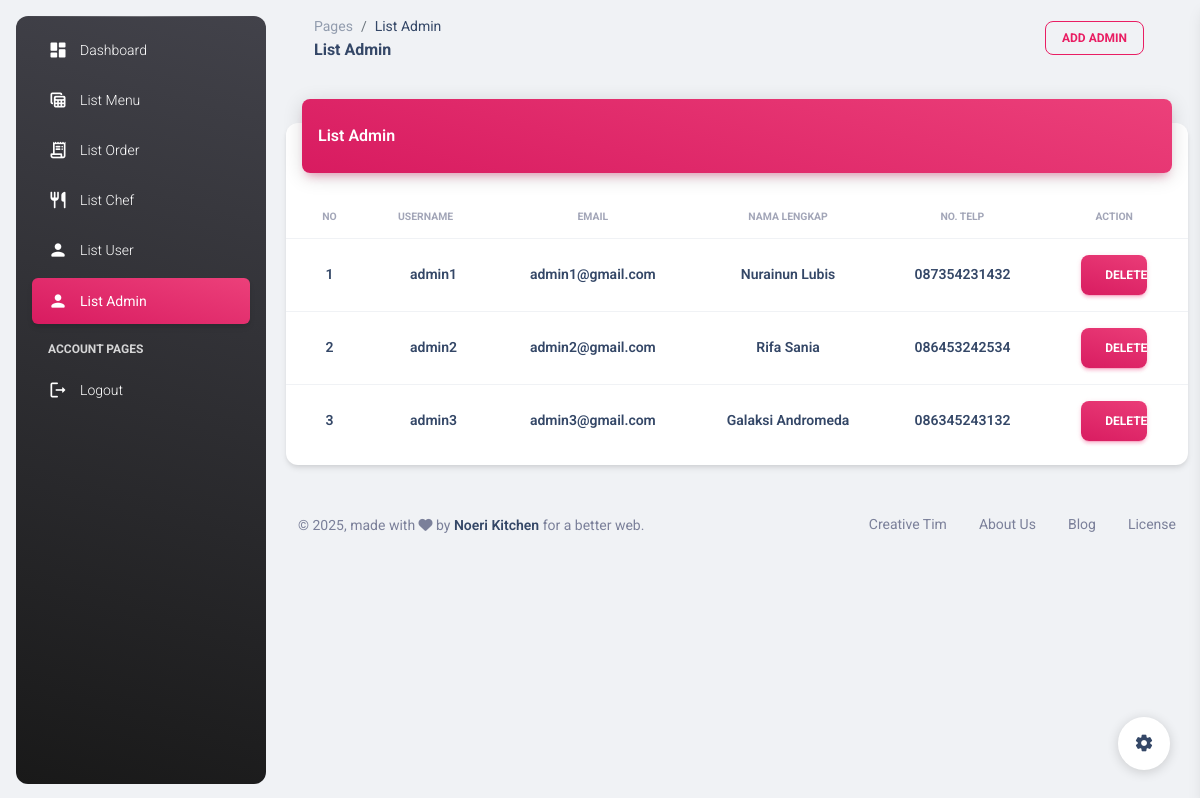
/index.php/C_Admin/ListAdmin, run on the app's committed database.
### tables this page shows
CREATE TABLE `t_user` (
  `id_user` int(11) NOT NULL,
  `usn_user` varchar(50) NOT NULL,
  `pass_user` varchar(50) NOT NULL,
  `email_user` varchar(50) NOT NULL,
  `nama_user` varchar(100) NOT NULL,
  `no_telp_user` varchar(15) NOT NULL,
  `id_role` int(11) NOT NULL
);

### application/controllers/C_Admin.php (called while the page is built, shortened)
<?php
class C_Admin extends CI_Controller {
    public function ListAdmin()
	{
		$data_admin = $this->M_ListUser->getAllAdmin();
		$temp['data'] = $data_admin;
		$this->load->view('V_ListAdmin.php', $temp);
	}
}

### index.php (called while the page is built, shortened)
<?php
require_once BASEPATH.'core/CodeIgniter.php';

### application/models/M_ListUser.php (called while the page is built, shortened)
<?php
class M_ListUser extends CI_Model {
    public function getAllAdmin()
    {
        $query = $this->db->query("SELECT * FROM t_user WHERE id_role = '2'");
        return $query->result();
    }
}

### application/views/V_ListAdmin.php (the view, shortened to what this page needs)
<!DOCTYPE html>
<html lang="en">
<head>
  <link href="<?php echo base_url()?>/assets/dashboard/assets/css/nucleo-icons.css" rel="stylesheet" />
  <link href="<?php echo base_url()?>/assets/dashboard/assets/css/nucleo-svg.css" rel="stylesheet" />
  <link id="pagestyle" href="<?php echo base_url()?>/assets/dashboard/assets/css/material-dashboard.css?v=3.1.0" rel="stylesheet" />
</head>
<body class="g-sidenav-show  bg-gray-200">
  <aside class="sidenav navbar navbar-vertical navbar-expand-xs border-0 border-radius-xl my-3 fixed-start ms-3   bg-gradient-dark" id="sidenav-main">
    <hr class="horizontal light mt-0 mb-2">
    <div class="collapse navbar-collapse  w-auto " id="sidenav-collapse-main">
      <ul class="navbar-nav">
        <li class="nav-item">
          <a class="nav-link text-white" href="<?php echo site_url('C_Admin/index')?>">
            <div class="text-white text-center me-2 d-flex align-items-center justify-content-center">
              <i class="material-icons opacity-10">dashboard</i>
            </div>
            <span class="nav-link-text ms-1">Dashboard</span>
          </a>
        </li>
        <li class="nav-item">
          <a class="nav-link text-white " href="<?php echo site_url('C_Admin/LinkMenuAdmin')?>">
            <div class="text-white text-center me-2 d-flex align-items-center justify-content-center">
              <i class="material-icons opacity-10">table_view</i>
            </div>
            <span class="nav-link-text ms-1">List Menu</span>
          </a>
        </li>
        <li class="nav-item">
          <a class="nav-link text-white " href="<?php echo site_url('C_Admin/LinkOrderAdmin')?>">
            <div class="text-white text-center me-2 d-flex align-items-center justify-content-center">
              <i class="material-icons opacity-10">receipt_long</i>
            </div>
            <span class="nav-link-text ms-1">List Order</span>
          </a>
        </li>
        <li class="nav-item">
          <a class="nav-link text-white " href="<?php echo site_url('C_Admin/LinkChefAdmin')?>">
            <div class="text-white text-center me-2 d-flex align-items-center justify-content-center">
              <i class="material-icons opacity-10">restaurant</i>
            </div>
            <span class="nav-link-text ms-1">List Chef</span>
          </a>
        </li>
        <li class="nav-item">
          <a class="nav-link text-white " href="<?php echo site_url('C_Admin/ListUser')?>">
            <div class="text-white text-center me-2 d-flex align-items-center justify-content-center">
            <i class="material-icons opacity-10">person</i>
            </div>
            <span class="nav-link-text ms-1">List User</span>
          </a>
        </li>
        <li class="nav-item">
          <a class="nav-link text-white active bg-gradient-primary" href="<?php echo site_url('C_Admin/ListAdmin')?>">
            <div class="text-white text-center me-2 d-flex align-items-center justify-content-center">
            <i class="material-icons opacity-10">person</i>
            </div>
            <span class="nav-link-text ms-1">List Admin</span>
          </a>
        </li>
        <li class="nav-item mt-3">
          <h6 class="ps-4 ms-2 text-uppercase text-xs text-white font-weight-bolder opacity-8">Account pages</h6>
        </li>
        <li class="nav-item">
          <a class="nav-link text-white " href="<?php echo site_url('C_Login/logout');?>">
            <div class="text-white text-center me-2 d-flex align-items-center justify-content-center">
              <i class="material-icons opacity-10">logout</i>
            </div>
            <span class="nav-link-text ms-1">Logout</span>
          </a>
        </li>
      </ul>
    </div>
  </aside>
  <main class="main-content position-relative max-height-vh-100 h-100 border-radius-lg ">
    <nav class="navbar navbar-main navbar-expand-lg px-0 mx-4 shadow-none border-radius-xl" id="navbarBlur" data-scroll="true">
      <div class="container-fluid py-1 px-3">
        <nav aria-label="breadcrumb">
          <ol class="breadcrumb bg-transparent mb-0 pb-0 pt-1 px-0 me-sm-6 me-5">
            <li class="breadcrumb-item text-sm"><a class="opacity-5 text-dark" href="javascript:;">Pages</a></li>
            <li class="breadcrumb-item text-sm text-dark active" aria-current="page">List Admin</li>
          </ol>
          <h6 class="font-weight-bolder mb-0">List Admin</h6>
        </nav>
        <div class="collapse navbar-collapse mt-sm-0 mt-2 me-md-0 me-sm-4" id="navbar">
          <ul class="navbar-nav  justify-content-end">
            <li class="nav-item d-flex align-items-center">
              <a class="btn btn-outline-primary btn-sm mb-0 me-3" href="<?php echo site_url('C_Admin/FormAddAdmin')?>">Add Admin</a>
            </li>
          </ul>
        </div>
      </div>
    </nav>
    <div class="container-fluid py-4">
      <div class="row">
        <div class="col-12">
          <div class="card my-4">
            <div class="card-header p-0 position-relative mt-n4 mx-3 z-index-2">
              <div class="bg-gradient-primary shadow-primary border-radius-lg pt-4 pb-3">
                <h6 class="text-white text-capitalize ps-3">List Admin</h6>
              </div>
            </div>
            <div class="card-body px-0 pb-2">
              <div class="table-responsive p-0">
                <table class="table align-items-center mb-0">
                  <thead>
                    <tr>
                      <th class="text-center text-uppercase text-secondary text-xxs font-weight-bolder opacity-7">No</th>
                      <th class="text-center text-uppercase text-secondary text-xxs font-weight-bolder opacity-7 ps-2">Username</th>
                      <th class="text-center text-uppercase text-secondary text-xxs font-weight-bolder opacity-7">Email</th>
                      <th class="text-center text-uppercase text-secondary text-xxs font-weight-bolder opacity-7">Nama Lengkap</th>
                      <th class="text-center text-uppercase text-secondary text-xxs font-weight-bolder opacity-7">No. Telp</th>
                      <th class="text-center text-uppercase text-secondary text-xxs font-weight-bolder opacity-7">Action</th>
                    </tr>
                  </thead>
                  <tbody>
                    <?php
                        $cacah = 1;
		    	        foreach($data as $row){
		            ?>
                    <tr>
                      <td class="align-middle text-center">
                        <h6 class="mb-0 text-sm"><?= $cacah ?></h6>
                      </td>
                      <td class="align-middle text-center text-sm">
                        <h6 class="mb-0 text-sm"><?= $row->usn_user; ?></h6>
                      </td>
                      <td class="align-middle text-center text-sm">
                        <h6 class="mb-0 text-sm"><?= $row->email_user; ?></h6>
                      </td>
                      <td class="align-middle text-center text-sm">
                        <h6 class="mb-0 text-sm"><?= $row->nama_user; ?></h6>
                      </td>
                      <td class="align-middle text-center">
                        <h6 class="mb-0 text-sm"><?= $row->no_telp_user; ?></h6>
                      </td>
                      <td class="align-middle text-center">
                      <a class="btn bg-gradient-primary w-50 my-2 mb-2" href="<?php echo site_url('C_Admin/AksiDeleteAdmin/'). $row->id_user ?>">Delete</a>
                        </td>
                    </tr>
                    <?php
                        $cacah++;
                        }
                    ?>
                  </tbody>
                </table>
              </div>
            </div>
          </div>
        </div>
      </div>
      <footer class="footer py-4  ">
        <div class="container-fluid">
          <div class="row align-items-center justify-content-lg-between">
            <div class="col-lg-6 mb-lg-0 mb-4">
              <div class="copyright text-center text-sm text-muted text-lg-start">
                © ,
                made with <i class="fa fa-heart"></i> by
                <a href="https://www.creative-tim.com" class="font-weight-bold" target="_blank">Noeri Kitchen</a>
                for a better web.
              </div>
            </div>
            <div class="col-lg-6">
              <ul class="nav nav-footer justify-content-center justify-content-lg-end">
                <li class="nav-item">
                  <a href="https://www.creative-tim.com" class="nav-link text-muted" target="_blank">Creative Tim</a>
                </li>
                <li class="nav-item">
                  <a href="https://www.creative-tim.com/presentation" class="nav-link text-muted" target="_blank">About Us</a>
                </li>
                <li class="nav-item">
                  <a href="https://www.creative-tim.com/blog" class="nav-link text-muted" target="_blank">Blog</a>
                </li>
                <li class="nav-item">
                  <a href="https://www.creative-tim.com/license" class="nav-link pe-0 text-muted" target="_blank">License</a>
                </li>
              </ul>
            </div>
          </div>
        </div>
      </footer>
    </div>
  </main>
  <div class="fixed-plugin">
    <a class="fixed-plugin-button text-dark position-fixed px-3 py-2">
      <i class="material-icons py-2">settings</i>
    </a>
  </div>
</body>
</html>

### data on the page
t_user: usn_user "admin1", email_user "admin1@gmail.com", nama_user "Nurainun Lubis", no_telp_user "087354231432"
t_user: usn_user "admin2", email_user "admin2@gmail.com", nama_user "Rifa Sania", no_telp_user "086453242534"
t_user: usn_user "admin3", email_user "admin3@gmail.com", nama_user "Galaksi Andromeda", no_telp_user "086345243132"
